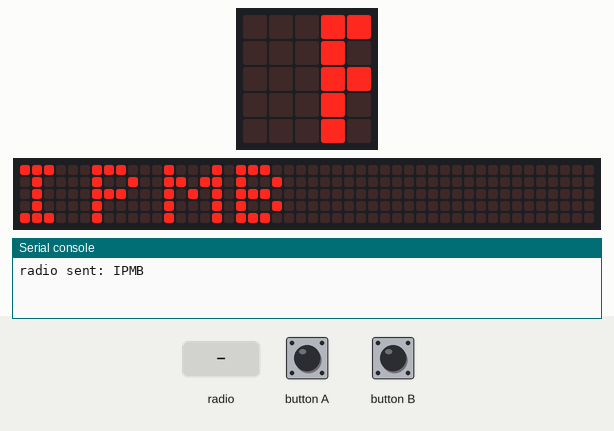
The program below on a simulated BBC micro:bit (MakeCode). Shown: the board's 5×5 LED display, a strip that is not on the board, showing the scrolling text unrolled, the last lines printed to the serial console. Inputs (shaded band) come from the test bench. No radio messages arrive unless stated (any console line starting 'radio sent:' is added by the test bench); the 48×5 strip is a reading aid, not a part: it shows the text the display is scrolling, unrolled, one strip-width of it at a time.

Above: at 1.27 s.
1.3 s: button A pressed for 0.15 s
2.0 s: button B pressed for 0.15 s
2.7 s: button A pressed for 0.15 s
At 7.2 s:
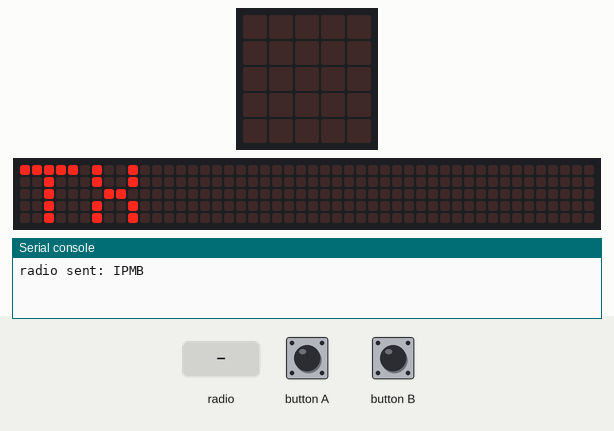
9.4 s: radio message "1" arrives
At 9.97 s:
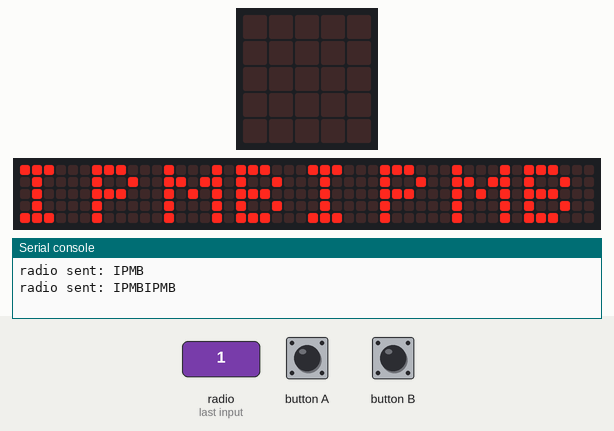
At 17.32 s:
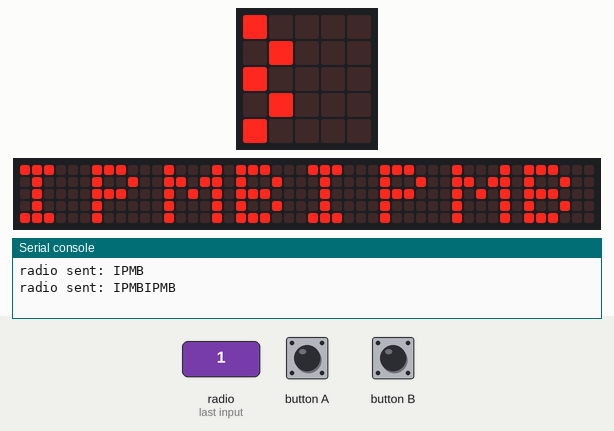

Measured:
- what the display in image 1 shows lasts 0.6 s, from 6.8 s to 7.4 s

The program:

main.ts
```typescript
// Cambiar modo con botón A
input.onButtonPressed(Button.A, function () {
    modo = 0
    // modo transmisor
    basic.showString("TX")
})
// Descifrado César
function descifrar (texto: string, clave: number) {
    for (let j = 0; j <= texto.length - 1; j++) {
        d = texto.charCodeAt(j)
        salida2 = "" + salida2 + String.fromCharCode(d - clave)
    }
    return salida2
}
// Receptor
radio.onReceivedString(function (recibido) {
    if (modo == 1) {
        descifrado = descifrar(recibido, clave)
        // Animación
        basic.showLeds(`
            . # . # .
            # . # . #
            . . # . .
            # . # . #
            . # . # .
            `)
        basic.pause(300)
        // Mostrar mensaje descifrado
        basic.showString(descifrado)
    }
})
// 0 = transmisor, 1 = receptor
// Cifrado César
function cifrar (texto: string, clave: number) {
    for (let i = 0; i <= texto.length - 1; i++) {
        c = texto.charCodeAt(i)
        salida = "" + salida + String.fromCharCode(c + clave)
    }
    return salida
}
// Cambiar modo con botón B
input.onButtonPressed(Button.B, function () {
    modo = 1
    // modo receptor
    basic.showString("RX")
})
let cifrado = ""
let salida = ""
let c = 0
let descifrado = ""
let salida2 = ""
let d = 0
let modo = 0
let clave = 0
radio.setGroup(1)
clave = 1
let mensaje = "HOLA"
// Bucle principal
basic.forever(function () {
    if (modo == 0) {
        // Transmisor
        cifrado = cifrar(mensaje, clave)
        radio.sendString(cifrado)
        basic.showString(cifrado)
        basic.pause(1500)
    }
})
```

test.ts
```typescript
// aquí va el archivo "tests"; esto no se compilará cuando este paquete se utilice como una extensión.
```
